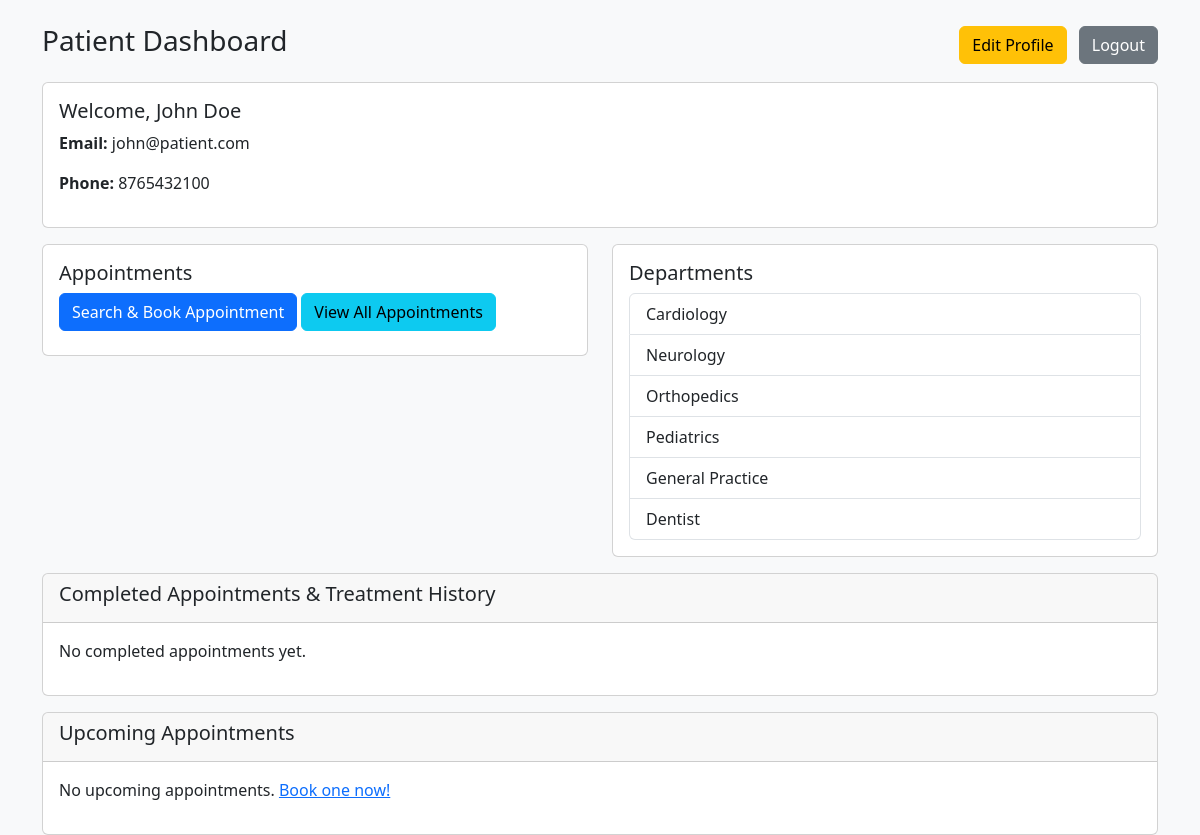
Screenshot of /patient/dashboard (signed in) with the database file from the repository.
### models.py (models this page shows, shortened)
class Patient(db.Model):
    __tablename__ = 'patient'
    id = db.Column(db.Integer, primary_key=True)
    name = db.Column(db.String(150), nullable=False)
    age = db.Column(db.Integer)
    gender = db.Column(db.String(20))
    email = db.Column(db.String(150), unique=True, nullable=False)
    phone = db.Column(db.String(50))
    address = db.Column(db.String(300))
    password_hash = db.Column(db.String(255), nullable=False)
    is_blacklisted = db.Column(db.Boolean, default=False)
    created_at = db.Column(db.DateTime, default=datetime.utcnow)
    appointments = db.relationship('Appointment', back_populates='patient', cascade='all, delete-orphan')

class Department(db.Model):
    __tablename__ = 'department'
    id = db.Column(db.Integer, primary_key=True)
    name = db.Column(db.String(150), unique=True, nullable=False)
    description = db.Column(db.String(500))
    doctors = db.relationship('Doctor', back_populates='department', cascade='all, delete-orphan')

class Doctor(db.Model):
    __tablename__ = 'doctor'
    id = db.Column(db.Integer, primary_key=True)
    name = db.Column(db.String(150), nullable=False)
    email = db.Column(db.String(150), unique=True, nullable=False)
    phone = db.Column(db.String(50))
    department_id = db.Column(db.Integer, db.ForeignKey('department.id'), nullable=True)
    specialization = db.Column(db.String(150))
    password_hash = db.Column(db.String(255), nullable=False)
    is_blacklisted = db.Column(db.Boolean, default=False)
    created_at = db.Column(db.DateTime, default=datetime.utcnow)
    department = db.relationship('Department', back_populates='doctors')
    appointments = db.relationship('Appointment', back_populates='doctor', cascade='all, delete-orphan')
    availability = db.relationship('DoctorAvailability', back_populates='doctor', cascade='all, delete-orphan')

### controllers/control_auth.py (the view)
@app.route('/patient/dashboard')
@role_required('patient')
def patient_dashboard():
    from models import Appointment, Department, Treatment
    from datetime import datetime, timedelta
    pat_id = session.get('user_id')
    patient = Patient.query.get(pat_id)
    try:
        appointments = Appointment.query.filter_by(patient_id=pat_id).order_by(Appointment.date.desc()).all()
    except Exception:
        appointments = []
    treatments = {}
    try:
        for a in appointments:
            t = Treatment.query.filter_by(appointment_id=a.id).first()
            if t:
                treatments[a.id] = t
    except Exception:
        treatments = {}
    doctors_info = {}
    try:
        for a in appointments:
            doc = Doctor.query.get(a.doctor_id)
            if doc:
                doctors_info[a.id] = doc
    except Exception:
        doctors_info = {}
    try:
        departments_objs = Department.query.all()
        try:
            specs = db.session.query(Doctor.specialization).distinct().all()
            spec_names = [s[0] for s in specs if s and s[0]]
        except Exception:
            spec_names = []
        dept_names = [d.name for d in departments_objs] if departments_objs else []
        combined = []
        for d in departments_objs:
            combined.append({'name': d.name})
        for s in spec_names:
            if s and s not in dept_names:
                combined.append({'name': s})
        departments = combined
    except Exception:
        departments = []
    completed_appts = [a for a in appointments if a.status == 'Completed']
    upcoming_appts = [a for a in appointments if a.status == 'Booked']
    return render_template('patient/dashboard.html',
                          patient=patient,
                          appointments=appointments,
                          treatments=treatments,
                          doctors_info=doctors_info,
                          completed_appts=completed_appts,
                          upcoming_appts=upcoming_appts,
                          departments=departments)

### controllers/control_auth.py (called while the page is built, shortened)
def role_required(required_role):
    from functools import wraps
    def wrapper(f):
        @wraps(f)
        def decorated(*args, **kwargs):
            if 'role' not in session:
                flash("Please login to continue.", "warning")
                return redirect(url_for('login'))
            return f(*args, **kwargs)
        return decorated
    return wrapper

### templates/patient/dashboard.html (shortened to what this page needs)
<!doctype html>
<html>
  <head>
    <link href="https://cdn.jsdelivr.net/npm/bootstrap@5.3.0/dist/css/bootstrap.min.css" rel="stylesheet">
  </head>
  <body class="bg-light">
    <div class="container mt-4">
      <div class="d-flex justify-content-between align-items-center">
        <h3>Patient Dashboard</h3>
        <div>
          <a class="btn btn-warning me-2" href="{{ url_for('patient_profile') }}">Edit Profile</a>
          <a class="btn btn-secondary" href="{{ url_for('logout') }}">Logout</a>
        </div>
      </div>
      <div class="card mt-3 mb-3">
        <div class="card-body">
          <h5>Welcome, {{ patient.name if patient else 'Patient' }}</h5>
          <p><strong>Email:</strong> {{ patient.email }}</p>
          <p><strong>Phone:</strong> {{ patient.phone }}</p>
        </div>
      </div>
      <div class="row">
        <div class="col-md-6">
          <div class="card mb-3">
            <div class="card-body">
              <h5>Appointments</h5>
              <a class="btn btn-primary mb-2" href="{{ url_for('patient_search_doctors') }}">Search & Book Appointment</a>
              <a class="btn btn-info mb-2" href="{{ url_for('patient_appointments') }}">View All Appointments</a>
            </div>
          </div>
        </div>
        <div class="col-md-6">
          <div class="card mb-3">
            <div class="card-body">
              <h5>Departments</h5>
              {% if departments %}
                <ul class="list-group">
                  {% for d in departments %}
                    <li class="list-group-item">{{ d.name }}</li>
                  {% endfor %}
                </ul>
              {% else %}
                <p>No departments available.</p>
              {% endif %}
            </div>
          </div>
        </div>
      </div>
      <div class="row">
        <div class="col-md-12">
          <div class="card mb-3">
            <div class="card-header">
              <h5>Completed Appointments & Treatment History</h5>
            </div>
            <div class="card-body">
              {% if completed_appts %}
                {% for a in completed_appts %}
                  <div class="card mb-3 border-success">
                    <div class="card-header bg-success text-white">
                      <strong>Appointment #{{ a.id }}</strong> — {{ a.date }} at {{ a.time }}
                      {% if treatments.get(a.id) %}
                        <span class="badge bg-light text-success ms-2">✓ Treatment Completed</span>
                      {% endif %}
                    </div>
                    <div class="card-body">
                      {% if doctors_info.get(a.id) %}
                        <p><strong>Doctor:</strong> {{ doctors_info[a.id].name }} ({{ doctors_info[a.id].specialization }})</p>
                      {% else %}
                        <p><strong>Doctor ID:</strong> {{ a.doctor_id }}</p>
                      {% endif %}
                      <p><strong>Reason:</strong> {{ a.reason }}</p>
                      {% if treatments.get(a.id) %}
                        <div class="alert alert-info">
                          <h6>Doctor's Feedback & Prescription</h6>
                          <div class="mt-2">
                            <p><strong>Diagnosis:</strong></p>
                            <p class="text-muted">{{ treatments[a.id].diagnosis }}</p>
                          </div>
                          {% if treatments[a.id].prescription %}
                            <div class="mt-2">
                              <p><strong>Prescription:</strong></p>
                              <p class="text-muted">{{ treatments[a.id].prescription }}</p>
                            </div>
                          {% endif %}
                          {% if treatments[a.id].notes %}
                            <div class="mt-2">
                              <p><strong>Doctor's Notes:</strong></p>
                              <p class="text-muted">{{ treatments[a.id].notes }}</p>
                            </div>
                          {% endif %}
                        </div>
                      {% else %}
                        <div class="alert alert-warning">
                          Doctor has not added treatment details yet.
                        </div>
                      {% endif %}
                    </div>
                  </div>
                {% endfor %}
              {% else %}
                <p>No completed appointments yet.</p>
              {% endif %}
            </div>
          </div>
        </div>
      </div>
      <div class="row">
        <div class="col-md-12">
          <div class="card">
            <div class="card-header">
              <h5>Upcoming Appointments</h5>
            </div>
            <div class="card-body">
              {% if upcoming_appts %}
                <table class="table table-sm">
                  <thead><tr><th>Date</th><th>Time</th><th>Doctor</th><th>Reason</th><th>Status</th><th>Action</th></tr></thead>
                  <tbody>
                    {% for a in upcoming_appts %}
                      <tr>
                        <td>{{ a.date }}</td>
                        <td>{{ a.time }}</td>
                        <td>
                          {% if doctors_info.get(a.id) %}
                            {{ doctors_info[a.id].name }}
                          {% else %}
                            Doctor #{{ a.doctor_id }}
                          {% endif %}
                        </td>
                        <td>{{ a.reason }}</td>
                        <td><span class="badge bg-warning">{{ a.status }}</span></td>
                        <td>
                          <a class="btn btn-sm btn-outline-primary" href="{{ url_for('patient_reschedule_appointment', appt_id=a.id) }}">Reschedule</a>
                          <a class="btn btn-sm btn-outline-danger" href="{{ url_for('patient_cancel_appointment', appt_id=a.id) }}">Cancel</a>
                        </td>
                      </tr>
                    {% endfor %}
                  </tbody>
                </table>
              {% else %}
                <p>No upcoming appointments. <a href="{{ url_for('patient_search_doctors') }}">Book one now!</a></p>
              {% endif %}
            </div>
          </div>
        </div>
      </div>
    </div>
  </body>
</html>

### rows the page displays
Patient: name "John Doe", email "john@patient.com", phone "8765432100"
Department: name "Cardiology"
Department: name "Neurology"
Department: name "Orthopedics"
Department: name "Pediatrics"
Department: name "General Practice"
Doctor: name "Dentist"
